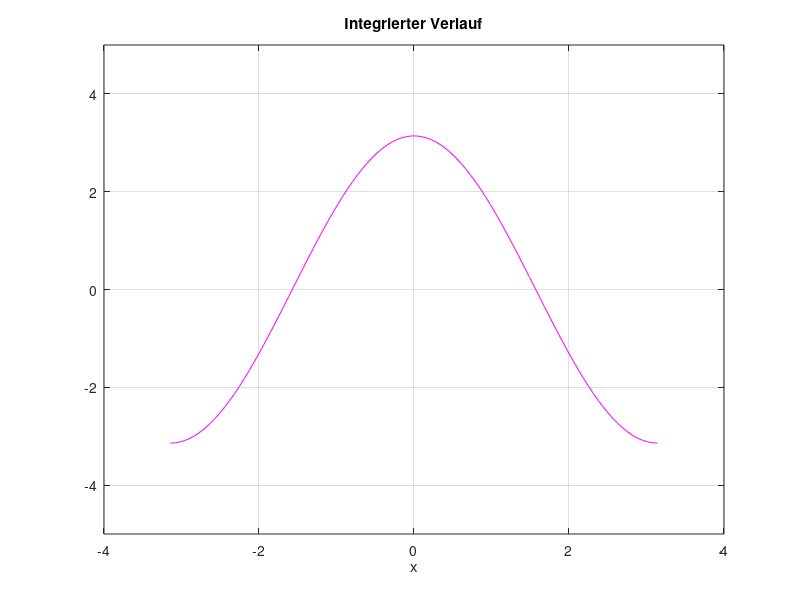
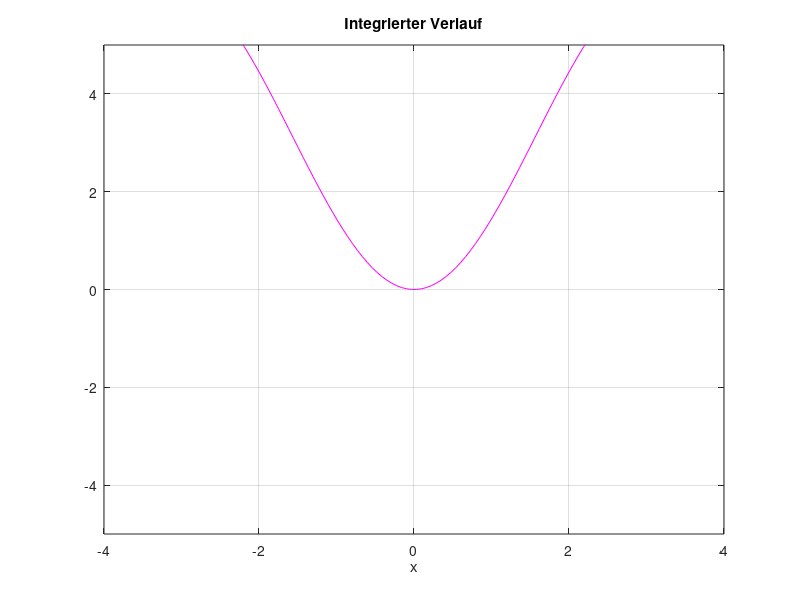

MATLAB code to generate these figures, in order:
clear;

%% Cosinus
I = [-pi, pi];
DIM = 100;
x = linspace(I(1), I(2), DIM);
N = 6;

% Definition der Cosinus-Polynomfunktion
Tf_cos = 0;
for k = 0:N
    Tf_cos = Tf_cos + (-1)^k * x.^(2*k) / factorial(2*k);
end

% Berechnung des Integrals
cos_result = integral(@(x) Tf_cos, 0, I(2), 'ArrayValued', true);

% Plotten von cos(x), Taylorpolynom und integriertem Verlauf
figure;
plot(x, cos_result, '-m');
grid on
title('Integrierter Verlauf');
xlabel('x');
ylim([-5, 5]);  % Manuelle Anpassung der y-Limits


%% Sinus
I = [-pi, pi];
DIM = 100;
x = linspace(I(1), I(2), DIM);
N = 18;
Tf_sin = 0;
for k = 0:N
    Tf_sin = Tf_sin + (-1)^k * x.^(2*k+2) / factorial(2*k+2);
end

% Berechnung des Integrals
sin_result = integral(@(x) Tf_sin, 0, I(2), 'ArrayValued', true);

% Plotten von sin(x), Taylorpolynom und integriertem Verlauf
figure;
plot(x, sin_result, '-m');
grid on
title('Integrierter Verlauf');
xlabel('x');
ylim([-5, 5]);  % Manuelle Anpassung der y-Limits